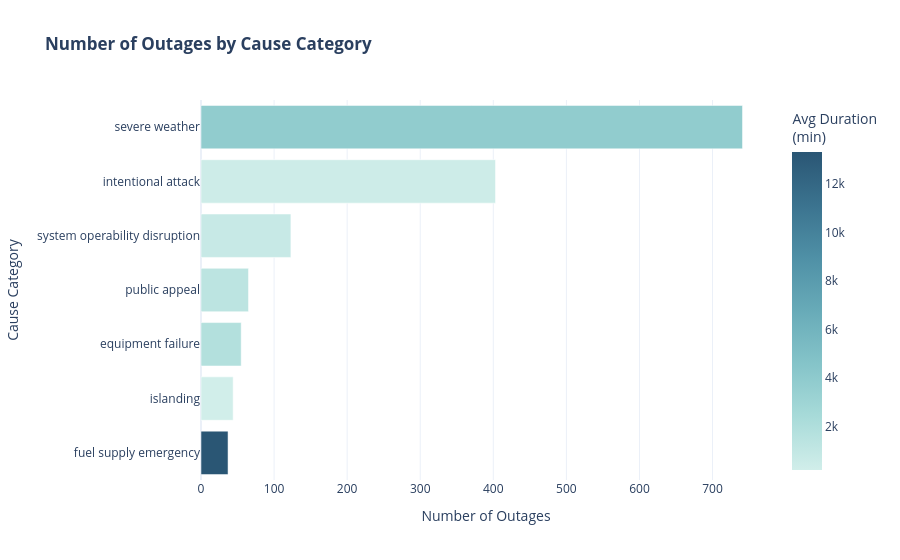

The notebook cell this image was saved under:
### Code cell
by_cause = (
    df_cleaned
    .groupby('CAUSE.CATEGORY', observed=True)
    .agg(
        num_outages=('OUTAGE.DURATION', 'count'),
        avg_duration=('OUTAGE.DURATION', 'mean'),
    )
    .sort_values('num_outages')
    .reset_index()
)

fig = px.bar(
    by_cause,
    x='num_outages',
    y='CAUSE.CATEGORY',
    orientation='h',
    color='avg_duration',                      
    color_continuous_scale='teal',
    title='<b>Number of Outages by Cause Category</b>',
    labels={
        'num_outages':     'Number of Outages',
        'CAUSE.CATEGORY':  'Cause Category',
        'avg_duration':    'Avg Outage Duration (min)',
    },
    hover_data={'avg_duration': ':.0f'},
)
fig.update_layout(coloraxis_colorbar_title='Avg Duration<br>(min)')
fig.update_layout( 
    template="plotly_white" # Match style of other plots
)

fig.show()

# Export plot for website
fig.write_html('docs/assets/plots/outages_by_cause_category.html', include_plotlyjs='cdn')

### Figure 1 — Plotly figure (JSON) as saved in the notebook; plotly's stock layout.template omitted (floating-point values rounded to 4 significant figures)
{"data": [{"alignmentgroup": "True", "customdata": [[13300.0], [200.5], [1817.0], [1341.0], [728.9], [430.0], [3833.0]], "hovertemplate": "Number of Outages=%{x}<br>Cause Category=%{y}<br>Avg Outage Duration (min)=%{marker.color:.0f}<extra></extra>", "legendgroup": "", "marker": {"color": [13300.0, 200.5, 1817.0, 1341.0, 728.9, 430.0, 3833.0], "coloraxis": "coloraxis", "pattern": {"shape": ""}}, "name": "", "offsetgroup": "", "orientation": "h", "showlegend": false, "textposition": "auto", "type": "bar", "x": [37, 44, 55, 65, 123, 403, 741], "xaxis": "x", "y": ["fuel supply emergency", "islanding", "equipment failure", "public appeal", "system operability disruption", "intentional attack", "severe weather"], "yaxis": "y"}], "layout": {"barmode": "relative", "coloraxis": {"colorbar": {"title": {"text": "Avg Duration<br>(min)"}}, "colorscale": [[0, "rgb(209, 238, 234)"], [0.1667, "rgb(168, 219, 217)"], [0.3333, "rgb(133, 196, 201)"], [0.5, "rgb(104, 171, 184)"], [0.6667, "rgb(79, 144, 166)"], [0.8333, "rgb(59, 115, 143)"], [1, "rgb(42, 86, 116)"]]}, "legend": {"tracegroupgap": 0}, "title": {"text": "<b>Number of Outages by Cause Category</b>"}, "xaxis": {"anchor": "y", "domain": [0, 1], "title": {"text": "Number of Outages"}}, "yaxis": {"anchor": "x", "domain": [0, 1], "title": {"text": "Cause Category"}}}}
